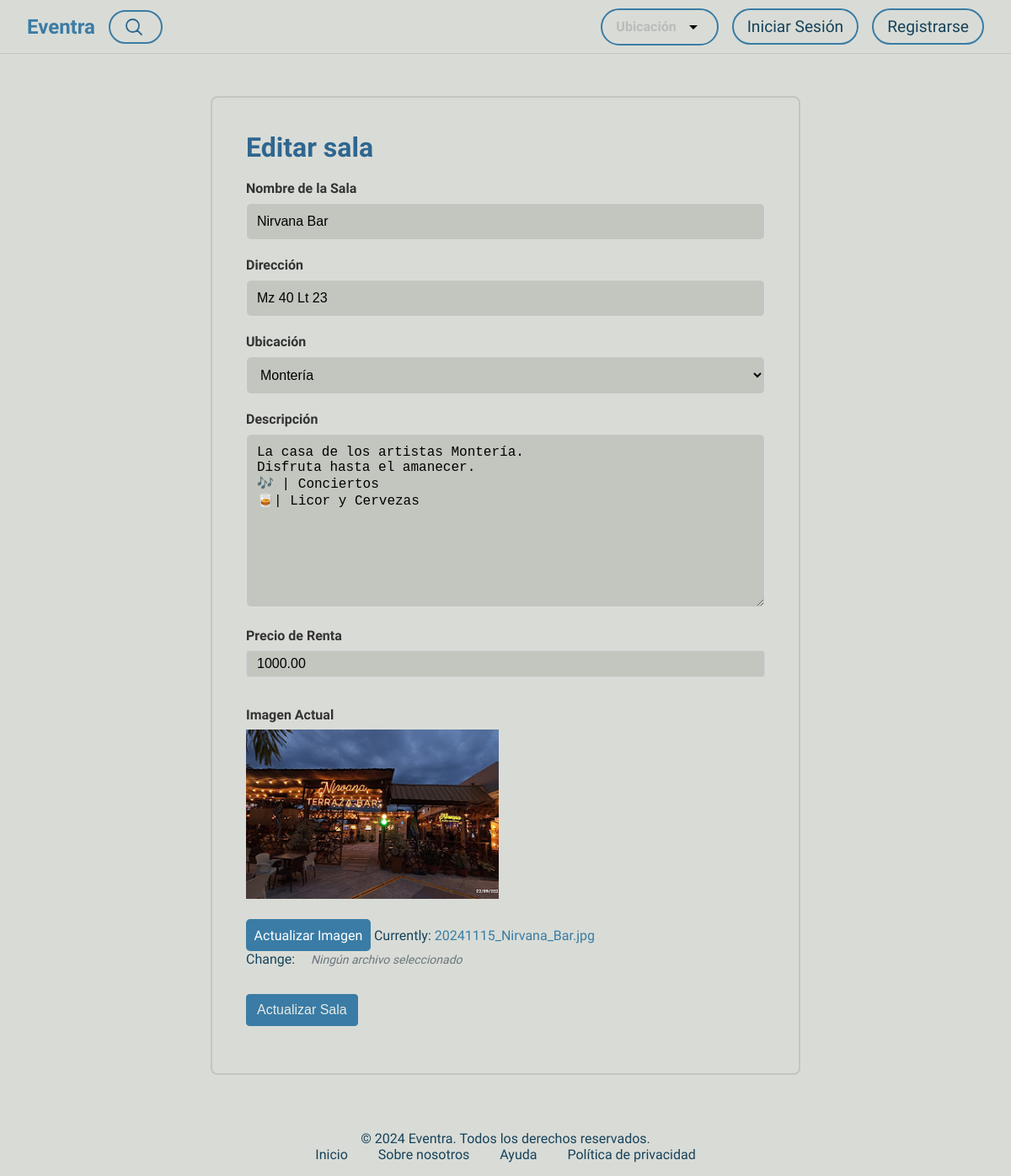
The app's page /editar_evento/4/ with its own data.
### crud_app/models.py (models this page shows, shortened)
class Eventos(models.Model):
    CIUDADES = [
        ('Montería', 'Montería'),
        ('Bogotá', 'Bogotá'),
        ('Medellín', 'Medellín'),
        ('Cali', 'Cali'),
        ('Cartagena', 'Cartagena'),
    ]
    usuario = models.ForeignKey(Usuario, on_delete=models.CASCADE, related_name='eventos')  # Relación uno a muchos
    nombre = models.CharField(max_length=200)
    direccion = models.CharField(max_length=300)
    ubicacion = models.CharField(max_length=50, choices=CIUDADES)
    descripcion = models.TextField()
    precio_renta = models.DecimalField(max_digits=10, decimal_places=2)
    imagen = models.ImageField(upload_to=upload_to)

### crud_app/views.py (the view)
# urls.py: path('editar_evento/<int:evento_id>/', views.editar_evento, name='editar_evento'),
def editar_evento(request, evento_id):
    evento = get_object_or_404(Eventos, id=evento_id)
    old_image_path = evento.imagen.path if evento.imagen else None
    if request.method == 'POST':
        form = EventoForm(request.POST, request.FILES, instance=evento)
        if form.is_valid():
            if 'imagen' in request.FILES:
                if old_image_path and os.path.exists(old_image_path):
                    os.remove(old_image_path)
            form.save()
            messages.success(request, 'Evento con nombre: ' + evento.nombre + ',  editado correctamente.' )
            return redirect('dashboard')  # Redirigir al dashboard
    else:
        form = EventoForm(instance=evento)
    return render(request, 'administrativo/editar_evento.html', {'form': form, 'evento': evento})

### crud_app/forms.py
class EventoForm(forms.ModelForm):
    class Meta:
        model = Eventos
        fields = ['nombre', 'direccion', 'ubicacion', 'descripcion', 'precio_renta', 'imagen']

### crud_app/context_processors/user_context.py (called while the page is built)
def get_usuario_context(request):
    if request.session.get('user_id'):
        usuario_actual = get_object_or_404(Usuario, pk=request.session['user_id'])
        return {'usuario_actual': usuario_actual}
    return {}

### crud_app/templates/administrativo/editar_evento.html (shortened to what this page needs)
{% extends "eventra/base.html" %} {% load static %} {% block contenido %}
<div class="form-container">
  <h2 class="text-center mb-4">Editar sala</h2>
  <form method="POST" enctype="multipart/form-data">
    <div class="text-field">
            <label for="{{ form.nombre.id_for_label }}" class="form-label">Nombre de la Sala</label>
            {{ form.nombre }}
    </div>
    <div class="text-field">
      <label for="{{ form.direccion.id_for_label }}" class="form-label"
        >Dirección</label
      >
      {{ form.direccion }}
    </div>
    <div class="text-field">
      <label for="{{ form.ubicacion.id_for_label }}" class="form-label"
        >Ubicación</label
      >
      {{ form.ubicacion }}
    </div>
    <div class="text-field">
      <label for="{{ form.descripcion.id_for_label }}" class="form-label"
        >Descripción</label
      >
      {{ form.descripcion }}
    </div>
    <div class="text-field">
      <label for="{{ form.precio_renta.id_for_label }}" class="form-label"
        >Precio de Renta</label
      >
      {{ form.precio_renta }}
    </div>
    <div class="text-field">
      <label for="{{ form.imagen.id_for_label }}" class="form-label"
        >Imagen Actual</label
      >
      {% if evento.imagen %}
      <img
        src="{{ evento.imagen.url }}"
        alt="Imagen del Evento"
        class="img-thumbnail mb-3"
        style="max-width: 300px"
      />
      {% else %}
      <p>No hay imagen disponible</p>
      {% endif %}
    </div>
    <div class="file-upload">
      <label for="{{ form.imagen.id_for_label }}" class="custom-file-label">
        Actualizar Imagen
      </label>
      {{ form.imagen }}
      <span id="file-name" class="file-name">Ningún archivo seleccionado</span>
    </div>
    <button type="submit" class="btn btn-primary btn-block">
      Actualizar Sala
    </button>
  </form>
</div>
{% endblock %}

### crud_app/static/css/styles.css (style rules this page uses)
:root { --primary: #3a7ca5; --primary-dark: #2f6690; --primary-darker: #265072; --text: #16425b; --background: #d9dcd6; --background-dark: #c3c6be; --secondary: #81c3d7; --tarjeta: #e8eae4; --gray-border: rgba(0, 0, 0, 10%); --border-radius: 2rem; --glow-size: 0.5rem; --navbar-height: 4rem; --gray: #6c757d; --dark: #3d464d; --input-bg: #c2c6c0; }
body { font-family: "Exo 2"; font-size: 16px; color: var(--text); background: var(--background); overflow-x: hidden; display: flex; flex-direction: column; height: 100%; }
html { height: 100%; }
* { margin: 0; padding: 0; box-sizing: border-box; }
a { text-decoration: none; color: var(--primary); }
h1, h2 { color: var(--primary-dark); }

### crud_app/static/css/stylesDetalle.css (style rules this page uses)
input[type="date"], input[type="time"], input[type="number"] { width: 100%; padding: 0.375rem 0.75rem; margin-bottom: 15px; border-radius: 0.25rem; border: 1px solid #ced4da; background: var(--background-dark); }
input[type="number"] { -moz-appearance: textfield; }
.btn { border: 1px solid; padding: 0.375rem 0.75rem; font-size: 1rem; line-height: 1.5; border-radius: 0.25rem; transition: color 0.15s ease-in-out, background-color 0.15s ease-in-out, border-color 0.15s ease-in-out, box-shadow 0.15s ease-in-out; }
.form-label { display: block; margin-bottom: 0.5rem; font-weight: 500; }
.btn.btn-primary { color: var(--tarjeta); background-color: var(--primary); border-color: var(--primary); margin: 1rem 0 1rem 0; }

### crud_app/static/css/dashboard.css (style rules this page uses)
:root { --primary: #3a7ca5; --primary-dark: #2f6690; --primary-darker: #265072; --text: #16425b; --background: #d9dcd6; --background-dark: #c3c6be; --secondary: #81c3d7; --secondary-dark: #6ba7c0; --tarjeta: #e8eae4; --gray-border: rgba(0, 0, 0, 10%); --border-radius: 2rem; --glow-size: 0.5rem; --navbar-height: 4rem; --gray: #6c757d; --dark: #3d464d; --input-bg: #c2c6c0; }

### crud_app/static/css/stylesGestionarSala.css (style rules this page uses)
.form-container { max-width: 700px; width: 100%; padding: 40px; border-radius: 8px; border: 2px solid var(--background-dark); margin: 50px auto; }
.form-container h2 { font-size: 2rem; font-weight: 600; margin-bottom: 20px; }
.text-field { margin-bottom: 20px; font-size: 16px; }
.form-label { display: block; color: #333; font-weight: bold; margin-bottom: 8px; }
input, select, textarea { width: 100%; padding: 12px; border-radius: 6px; border: 1px solid #ddd; font-size: 16px; background-color: var(--background-dark); transition: border-color 0.3s ease; }
textarea { resize: vertical; min-height: 120px; }
.custom-file-label { display: inline-block; background-color: var(--primary); color: white; padding: 0.6rem; border-radius: 5px; cursor: pointer; text-align: center; transition: background-color 0.3s ease; }
.file-upload { margin: 1rem 0 1rem 0; }
.file-name { display: inline-block; margin-left: 15px; font-size: 14px; color: #6c757d; font-style: italic; }

### records on screen
Eventos: nombre "Nirvana Bar", direccion "Mz 40 Lt 23", ubicacion "Montería", descripcion "La casa de los artistas Montería. Disfruta hasta el amanecer. 🎶 | Conciertos 🥃| Licor y Cervezas", precio_renta "1000.00", imagen (picture), imagen "Currently: 20241115_Nirvana_Bar.jpg Change:"
